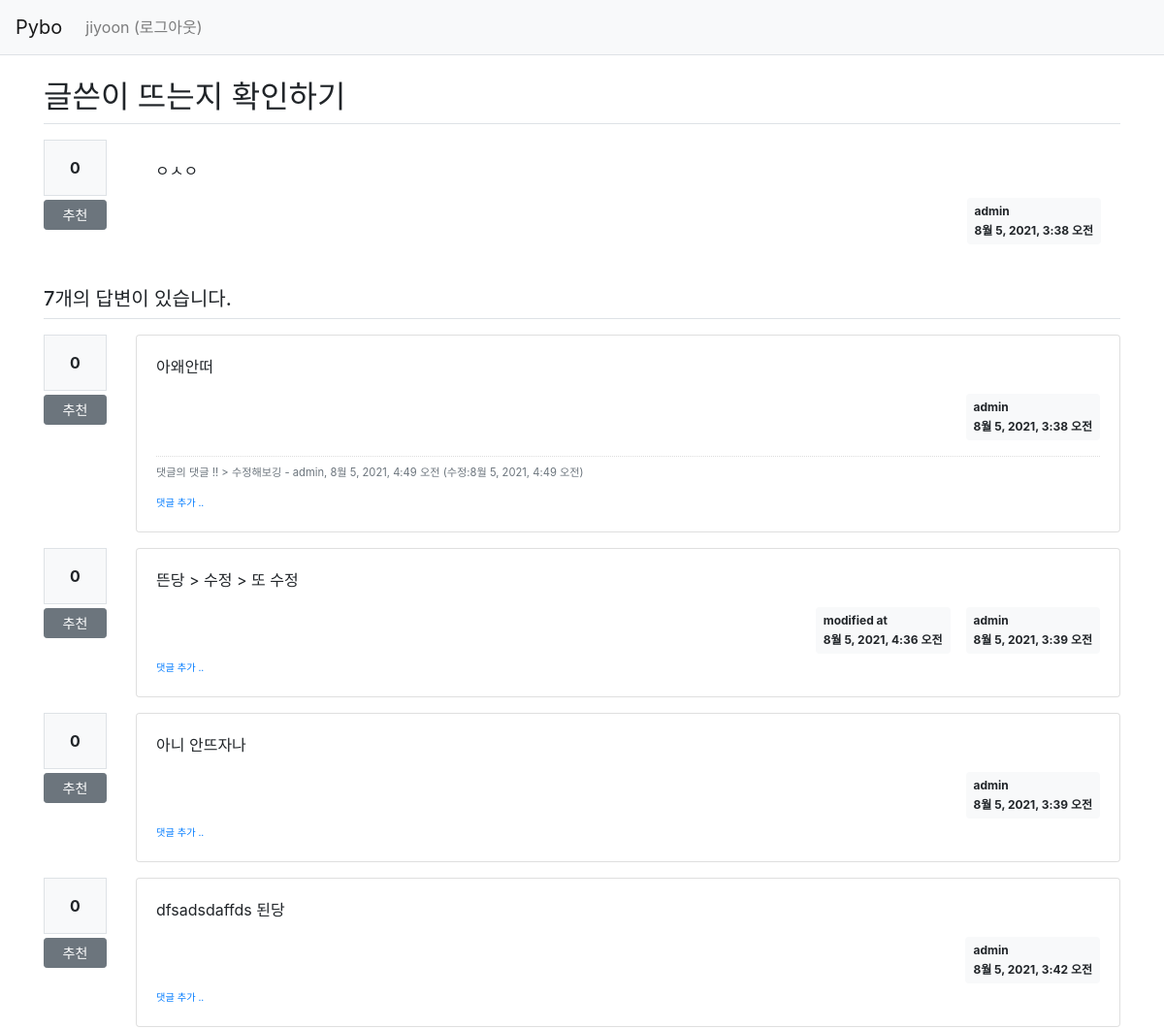
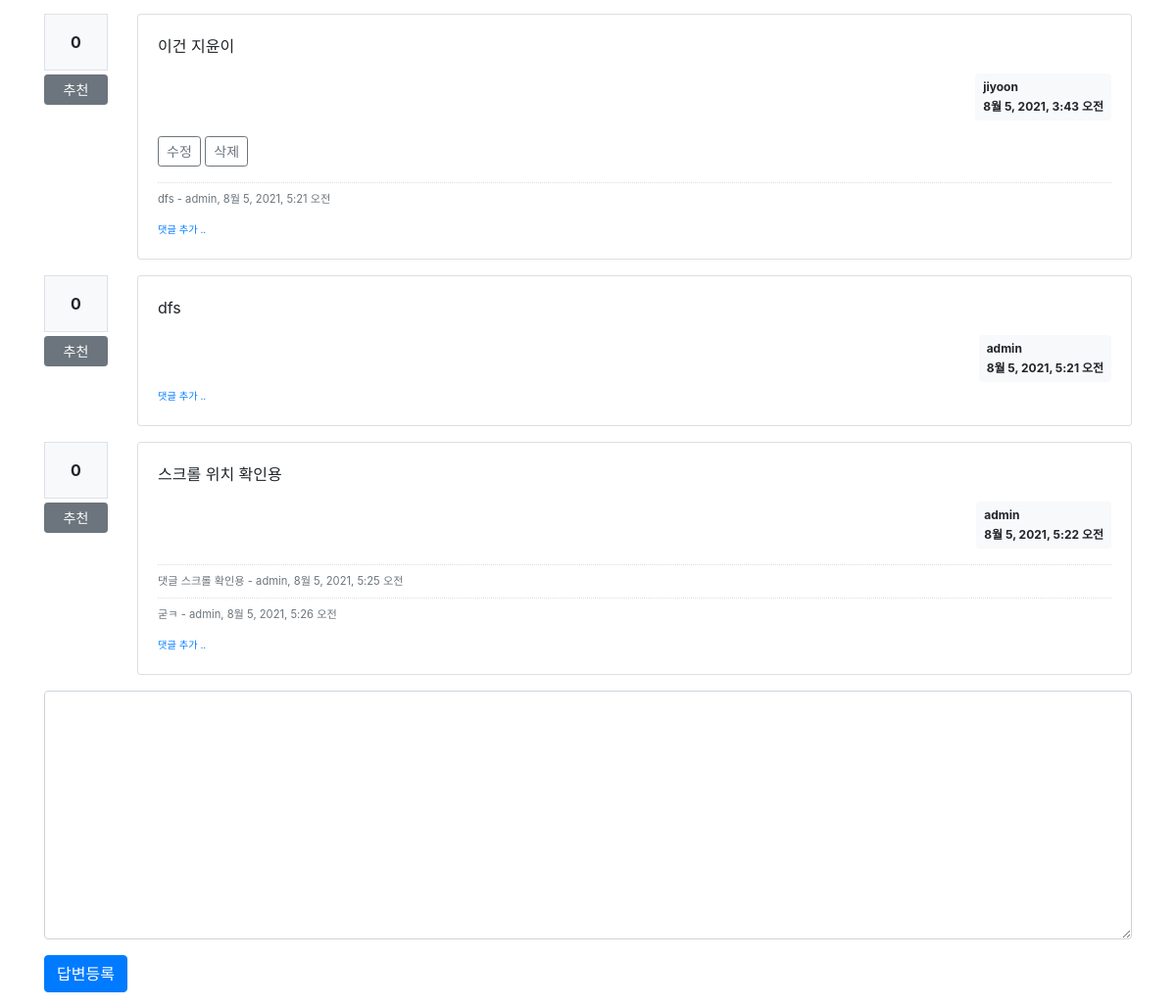
Screenshot of /pybo/304/ (signed in) with the database file from the repository (2 pictures, top to bottom).
### pybo/models.py (models this page shows, shortened)
class Question(models.Model):
    author = models.ForeignKey(User, on_delete=models.CASCADE, null=True, related_name='author_question')
    subject = models.CharField(max_length=200)
    content = models.TextField()
    create_date = models.DateTimeField()
    modify_date = models.DateTimeField(null=True, blank=True)
    voter = models.ManyToManyField(User, related_name='voter_question')

class Answer(models.Model):
    author = models.ForeignKey(User, on_delete=models.CASCADE, related_name='author_answer')
    question = models.ForeignKey(Question, on_delete=models.CASCADE, null=True)
    content = models.TextField()
    create_date = models.DateTimeField()
    modify_date = models.DateTimeField(null=True, blank=True)
    voter = models.ManyToManyField(User, related_name='voter_answer')

class Comment(models.Model):
    author = models.ForeignKey(User, on_delete=models.CASCADE)
    content = models.TextField()
    create_date = models.DateTimeField()
    modify_date = models.DateTimeField(null=True, blank=True)
    question = models.ForeignKey(Question, null=True, blank=True, on_delete=models.CASCADE)
    answer = models.ForeignKey(Answer, null=True, blank=True, on_delete=models.CASCADE)

### pybo/views/base_views.py (the view)
def detail(request, question_id):
    question = get_object_or_404(Question, pk=question_id)
    context = {'question': question}
    return render(request, 'pybo/question_detail.html', context)

### pybo/templatetags/pybo_filter.py (called while the page is built)
@register.filter()
def mark(value):
    extensions = ["nl2br", "fenced_code"]
    return mark_safe(markdown.markdown(value, extensions=extensions))

### templates/pybo/question_detail.html (shortened to what this page needs)
{% extends 'base.html' %}
{% load pybo_filter %}
{% block content %}
<div class="container my-3">
    <h2 class="border-bottom py-2">{{ question.subject }}</h2>
    <div class="row my-3">
        <div class="col-1">
            <div class="bg-light text-center p-3 border font-weight-bolder mb-1">{{question.voter.count}}</div>
            <a href="#" data-uri="{% url 'pybo:vote_question' question.id  %}"
               class="recommend btn btn-sm btn-secondary btn-block my-1">추천</a>
        </div>
        <div class="col-11">
            <div class="card-">
                <div class="card-body">
                    <div class="card-text">{{ question.content|mark }}</div>
                    <div class="d-flex justify-content-end">
                        <div class="badge badge-light p-2 text-left">
                            <div class="mb-2">{{ question.author.username }}</div>
                            <div>{{ question.create_date }}</div>
                        </div>
                    </div>
                </div>
            </div>
        </div>
    </div>
    <h5 class="border-bottom my-3 py-2">{{question.answer_set.count}}개의 답변이 있습니다.</h5>
    {% for answer in question.answer_set.all %}
    <div class="row my-3">
        <div class="col-1">
            <div class="bg-light text-center p-3 border font-weight-bolder mb-1">{{answer.voter.count}}</div>
            <a href="#" data-uri="{% url 'pybo:vote_answer' answer.id  %}"
                class="recommend btn btn-sm btn-secondary btn-block my-1">추천</a>
        </div>
        <div class="col-11">
            <div class="card">
                <div class="card-body">
                    <div class="card-text">{{ answer.content|mark }}</div>
                    <div class="d-flex justify-content-end">
                        {% if answer.modify_date %}
                        <div class="badge badge-light p-2 text-left mx-3">
                            <div class="mb-2">modified at</div>
                            <div>{{ answer.modify_date }}</div>
                        </div>
                        {% endif %}
                        <div class="badge badge-light p-2 text-left">
                            <div class="mb-2">{{ answer.author.username }}</div>
                            <div>{{ answer.create_date }}</div>
                        </div>
                    </div>
                    {% if request.user == answer.author %}
                    <div class="my-3">
                        <a href="{% url 'pybo:answer_modify' answer.id  %}"
                           class="btn btn-sm btn-outline-secondary">수정</a>
                        <a href="#" class="delete btn btn-sm btn-outline-secondary "
                           data-uri="{% url 'pybo:answer_delete' answer.id  %}">삭제</a>
                    </div>
                    {% endif %}
                    {% if answer.comment_set.count > 0 %}
                    <div class="mt-3">
                    {% for comment in answer.comment_set.all %}
                        <div class="comment py-2 text-muted">
                            <span style="white-space: pre-line;">{{ comment.content }}</span>
                            <span>
                                - {{ comment.author }}, {{ comment.create_date }}
                                {% if comment.modify_date %}
                                (수정:{{ comment.modify_date }})
                                {% endif %}
                            </span>
                        </div>
                    {% endfor %}
                    </div>
                    {% endif %}
                    <div>
                        <a href="{% url 'pybo:comment_create_answer' answer.id  %}"
                           class="small"><small>댓글 추가 ..</small></a>
                    </div>
                </div>
            </div>
        </div>
    </div>
    {% endfor %}
    <form action="{% url 'pybo:answer_create' question.id %}" method="post" class="my-3">
        <div class="form-group">
            <textarea {% if not user.is_authenticated %}disabled{% endif %}
              name="content" id="content" class="form-control" rows="10"></textarea>
        </div>
        <input type="submit" value="답변등록" class="btn btn-primary">
    </form>
</div>
{% endblock %}

### templates/navbar.html (shortened to what this page needs)
<nav class="navbar navbar-expand-lg navbar-light bg-light border-bottom">
    <a class="navbar-brand" href="{% url 'pybo:index' %}">Pybo</a>
    <div class="collapse navbar-collapse flex-grow-0" id="navbarNav">
        <ul class="navbar-nav">
            <li class="nav-item ">
                {% if user.is_authenticated %}
                <a class="nav-link" href="{% url 'common:logout' %}">{{ user.username }} (로그아웃)</a>
                {% else %}
                <a class="nav-link" href="{% url 'common:login' %}">로그인</a>
                {% endif %}
            </li>
        </ul>
    </div>
</nav>

### static/style.css (style rules this page uses)
.comment { border-top:dotted 1px #ddd; font-size:0.7em; }

### rows the page displays
Question: subject "글쓴이 뜨는지 확인하기", voter.count "0", content|mark "ㅇㅅㅇ", author.username "admin", create_date "8월 5, 2021, 3:38 오전", answer_set.count "7"
Answer: voter.count "0", content|mark "아왜안떠", author.username "admin", create_date "8월 5, 2021, 3:38 오전"
Comment: content "댓글의 댓글 !! > 수정해보깅", author "admin", create_date "8월 5, 2021, 4:49 오전", modify_date "8월 5, 2021, 4:49 오전"
Answer: voter.count "0", content|mark "뜬당 > 수정 > 또 수정", modify_date "8월 5, 2021, 4:36 오전", author.username "admin", create_date "8월 5, 2021, 3:39 오전"
Answer: voter.count "0", content|mark "아니 안뜨자나", author.username "admin", create_date "8월 5, 2021, 3:39 오전"
Answer: voter.count "0", content|mark "dfsadsdaffds 된당", author.username "admin", create_date "8월 5, 2021, 3:42 오전"
Answer: voter.count "0", content|mark "이건 지윤이", author.username "jiyoon", create_date "8월 5, 2021, 3:43 오전", shows "수정"
Comment: content "dfs", author "admin", create_date "8월 5, 2021, 5:21 오전"
Answer: voter.count "0", content|mark "dfs", author.username "admin", create_date "8월 5, 2021, 5:21 오전"
Answer: voter.count "0", content|mark "스크롤 위치 확인용", author.username "admin", create_date "8월 5, 2021, 5:22 오전"
Comment: content "댓글 스크롤 확인용", author "admin", create_date "8월 5, 2021, 5:25 오전"
Comment: content "굳ㅋ", author "admin", create_date "8월 5, 2021, 5:26 오전"

### other values shown
{{ user.username }} "jiyoon"
